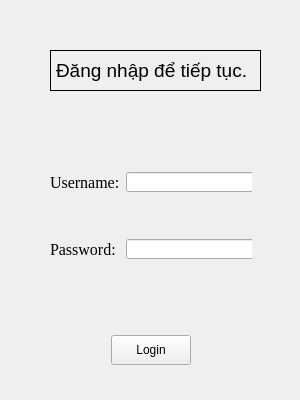
<?xml version="1.0" encoding="UTF-8"?>
<ui version="4.0">
 <class>Form</class>
 <widget class="QWidget" name="Form">
  <property name="geometry">
   <rect>
    <x>0</x>
    <y>0</y>
    <width>300</width>
    <height>400</height>
   </rect>
  </property>
  <property name="minimumSize">
   <size>
    <width>300</width>
    <height>400</height>
   </size>
  </property>
  <property name="maximumSize">
   <size>
    <width>300</width>
    <height>400</height>
   </size>
  </property>
  <property name="windowTitle">
   <string>Form</string>
  </property>
  <widget class="QWidget" name="formLayoutWidget">
   <property name="geometry">
    <rect>
     <x>50</x>
     <y>130</y>
     <width>202</width>
     <height>171</height>
    </rect>
   </property>
   <layout class="QFormLayout" name="formLayout">
    <item row="1" column="0">
     <widget class="QLabel" name="label">
      <property name="font">
       <font>
        <family>Times New Roman</family>
        <pointsize>12</pointsize>
       </font>
      </property>
      <property name="text">
       <string>Username:</string>
      </property>
     </widget>
    </item>
    <item row="1" column="1">
     <widget class="QLineEdit" name="lineEdit">
      <property name="minimumSize">
       <size>
        <width>130</width>
        <height>20</height>
       </size>
      </property>
      <property name="maximumSize">
       <size>
        <width>130</width>
        <height>20</height>
       </size>
      </property>
     </widget>
    </item>
    <item row="3" column="0">
     <widget class="QLabel" name="label_2">
      <property name="font">
       <font>
        <family>Times New Roman</family>
        <pointsize>12</pointsize>
       </font>
      </property>
      <property name="text">
       <string>Password:</string>
      </property>
     </widget>
    </item>
    <item row="3" column="1">
     <widget class="QLineEdit" name="lineEdit_2">
      <property name="minimumSize">
       <size>
        <width>130</width>
        <height>20</height>
       </size>
      </property>
      <property name="maximumSize">
       <size>
        <width>130</width>
        <height>20</height>
       </size>
      </property>
     </widget>
    </item>
    <item row="2" column="0">
     <spacer name="verticalSpacer">
      <property name="orientation">
       <enum>Qt::Vertical</enum>
      </property>
      <property name="sizeHint" stdset="0">
       <size>
        <width>20</width>
        <height>40</height>
       </size>
      </property>
     </spacer>
    </item>
    <item row="4" column="0">
     <spacer name="verticalSpacer_2">
      <property name="orientation">
       <enum>Qt::Vertical</enum>
      </property>
      <property name="sizeHint" stdset="0">
       <size>
        <width>20</width>
        <height>40</height>
       </size>
      </property>
     </spacer>
    </item>
    <item row="0" column="0">
     <spacer name="verticalSpacer_3">
      <property name="orientation">
       <enum>Qt::Vertical</enum>
      </property>
      <property name="sizeHint" stdset="0">
       <size>
        <width>20</width>
        <height>40</height>
       </size>
      </property>
     </spacer>
    </item>
   </layout>
  </widget>
  <widget class="QLabel" name="label_3">
   <property name="geometry">
    <rect>
     <x>50</x>
     <y>50</y>
     <width>211</width>
     <height>41</height>
    </rect>
   </property>
   <property name="font">
    <font>
     <pointsize>14</pointsize>
    </font>
   </property>
   <property name="frameShape">
    <enum>QFrame::Box</enum>
   </property>
   <property name="text">
    <string>Đăng nhập để tiếp tục.</string>
   </property>
  </widget>
  <widget class="QWidget" name="horizontalLayoutWidget">
   <property name="geometry">
    <rect>
     <x>50</x>
     <y>310</y>
     <width>201</width>
     <height>80</height>
    </rect>
   </property>
   <layout class="QHBoxLayout" name="horizontalLayout">
    <item>
     <spacer name="horizontalSpacer">
      <property name="orientation">
       <enum>Qt::Horizontal</enum>
      </property>
      <property name="sizeHint" stdset="0">
       <size>
        <width>40</width>
        <height>20</height>
       </size>
      </property>
     </spacer>
    </item>
    <item>
     <widget class="QPushButton" name="pushButton">
      <property name="minimumSize">
       <size>
        <width>80</width>
        <height>30</height>
       </size>
      </property>
      <property name="maximumSize">
       <size>
        <width>80</width>
        <height>30</height>
       </size>
      </property>
      <property name="text">
       <string>Login</string>
      </property>
     </widget>
    </item>
    <item>
     <spacer name="horizontalSpacer_2">
      <property name="orientation">
       <enum>Qt::Horizontal</enum>
      </property>
      <property name="sizeHint" stdset="0">
       <size>
        <width>40</width>
        <height>20</height>
       </size>
      </property>
     </spacer>
    </item>
   </layout>
  </widget>
 </widget>
 <resources/>
 <connections/>
</ui>
